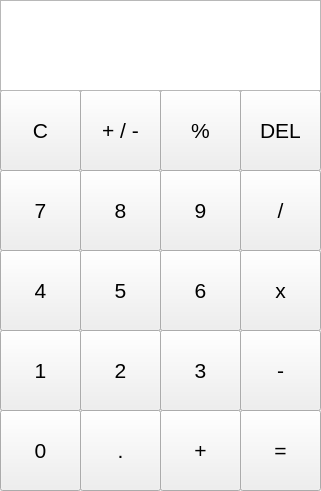
<?xml version="1.0" encoding="UTF-8"?>
<ui version="4.0">
 <class>Form</class>
 <widget class="QWidget" name="Form">
  <property name="geometry">
   <rect>
    <x>0</x>
    <y>0</y>
    <width>321</width>
    <height>491</height>
   </rect>
  </property>
  <property name="windowTitle">
   <string>Form</string>
  </property>
  <property name="autoFillBackground">
   <bool>false</bool>
  </property>
  <widget class="QPushButton" name="cancelclear">
   <property name="geometry">
    <rect>
     <x>0</x>
     <y>90</y>
     <width>81</width>
     <height>81</height>
    </rect>
   </property>
   <property name="font">
    <font>
     <pointsize>16</pointsize>
    </font>
   </property>
   <property name="focusPolicy">
    <enum>Qt::StrongFocus</enum>
   </property>
   <property name="text">
    <string>C</string>
   </property>
  </widget>
  <widget class="QPushButton" name="plusminus">
   <property name="geometry">
    <rect>
     <x>80</x>
     <y>90</y>
     <width>81</width>
     <height>81</height>
    </rect>
   </property>
   <property name="font">
    <font>
     <pointsize>16</pointsize>
    </font>
   </property>
   <property name="text">
    <string>+ / -</string>
   </property>
  </widget>
  <widget class="QPushButton" name="percent">
   <property name="geometry">
    <rect>
     <x>160</x>
     <y>90</y>
     <width>81</width>
     <height>81</height>
    </rect>
   </property>
   <property name="font">
    <font>
     <pointsize>16</pointsize>
    </font>
   </property>
   <property name="text">
    <string>%</string>
   </property>
  </widget>
  <widget class="QPushButton" name="seven">
   <property name="geometry">
    <rect>
     <x>0</x>
     <y>170</y>
     <width>81</width>
     <height>81</height>
    </rect>
   </property>
   <property name="font">
    <font>
     <pointsize>16</pointsize>
    </font>
   </property>
   <property name="focusPolicy">
    <enum>Qt::StrongFocus</enum>
   </property>
   <property name="text">
    <string>7</string>
   </property>
  </widget>
  <widget class="QPushButton" name="eight">
   <property name="geometry">
    <rect>
     <x>80</x>
     <y>170</y>
     <width>81</width>
     <height>81</height>
    </rect>
   </property>
   <property name="font">
    <font>
     <pointsize>16</pointsize>
    </font>
   </property>
   <property name="focusPolicy">
    <enum>Qt::StrongFocus</enum>
   </property>
   <property name="text">
    <string>8</string>
   </property>
  </widget>
  <widget class="QPushButton" name="nine">
   <property name="geometry">
    <rect>
     <x>160</x>
     <y>170</y>
     <width>81</width>
     <height>81</height>
    </rect>
   </property>
   <property name="font">
    <font>
     <pointsize>16</pointsize>
    </font>
   </property>
   <property name="focusPolicy">
    <enum>Qt::StrongFocus</enum>
   </property>
   <property name="text">
    <string>9</string>
   </property>
  </widget>
  <widget class="QPushButton" name="four">
   <property name="geometry">
    <rect>
     <x>0</x>
     <y>250</y>
     <width>81</width>
     <height>81</height>
    </rect>
   </property>
   <property name="font">
    <font>
     <pointsize>16</pointsize>
    </font>
   </property>
   <property name="focusPolicy">
    <enum>Qt::StrongFocus</enum>
   </property>
   <property name="text">
    <string>4</string>
   </property>
  </widget>
  <widget class="QPushButton" name="five">
   <property name="geometry">
    <rect>
     <x>80</x>
     <y>250</y>
     <width>81</width>
     <height>81</height>
    </rect>
   </property>
   <property name="font">
    <font>
     <pointsize>16</pointsize>
    </font>
   </property>
   <property name="focusPolicy">
    <enum>Qt::StrongFocus</enum>
   </property>
   <property name="text">
    <string>5</string>
   </property>
  </widget>
  <widget class="QPushButton" name="six">
   <property name="geometry">
    <rect>
     <x>160</x>
     <y>250</y>
     <width>81</width>
     <height>81</height>
    </rect>
   </property>
   <property name="font">
    <font>
     <pointsize>16</pointsize>
    </font>
   </property>
   <property name="focusPolicy">
    <enum>Qt::StrongFocus</enum>
   </property>
   <property name="text">
    <string>6</string>
   </property>
   <property name="flat">
    <bool>false</bool>
   </property>
  </widget>
  <widget class="QPushButton" name="one">
   <property name="geometry">
    <rect>
     <x>0</x>
     <y>330</y>
     <width>81</width>
     <height>81</height>
    </rect>
   </property>
   <property name="font">
    <font>
     <pointsize>16</pointsize>
    </font>
   </property>
   <property name="focusPolicy">
    <enum>Qt::StrongFocus</enum>
   </property>
   <property name="text">
    <string>1</string>
   </property>
  </widget>
  <widget class="QPushButton" name="two">
   <property name="geometry">
    <rect>
     <x>80</x>
     <y>330</y>
     <width>81</width>
     <height>81</height>
    </rect>
   </property>
   <property name="font">
    <font>
     <pointsize>16</pointsize>
    </font>
   </property>
   <property name="focusPolicy">
    <enum>Qt::StrongFocus</enum>
   </property>
   <property name="text">
    <string>2</string>
   </property>
   <property name="flat">
    <bool>false</bool>
   </property>
  </widget>
  <widget class="QPushButton" name="three">
   <property name="geometry">
    <rect>
     <x>160</x>
     <y>330</y>
     <width>81</width>
     <height>81</height>
    </rect>
   </property>
   <property name="font">
    <font>
     <pointsize>16</pointsize>
    </font>
   </property>
   <property name="focusPolicy">
    <enum>Qt::StrongFocus</enum>
   </property>
   <property name="text">
    <string>3</string>
   </property>
   <property name="flat">
    <bool>false</bool>
   </property>
  </widget>
  <widget class="QPushButton" name="minus">
   <property name="geometry">
    <rect>
     <x>240</x>
     <y>330</y>
     <width>81</width>
     <height>81</height>
    </rect>
   </property>
   <property name="font">
    <font>
     <pointsize>16</pointsize>
    </font>
   </property>
   <property name="text">
    <string>-</string>
   </property>
  </widget>
  <widget class="QPushButton" name="into">
   <property name="geometry">
    <rect>
     <x>240</x>
     <y>250</y>
     <width>81</width>
     <height>81</height>
    </rect>
   </property>
   <property name="font">
    <font>
     <pointsize>16</pointsize>
    </font>
   </property>
   <property name="text">
    <string>x</string>
   </property>
  </widget>
  <widget class="QPushButton" name="by">
   <property name="geometry">
    <rect>
     <x>240</x>
     <y>170</y>
     <width>81</width>
     <height>81</height>
    </rect>
   </property>
   <property name="font">
    <font>
     <pointsize>16</pointsize>
    </font>
   </property>
   <property name="text">
    <string>/</string>
   </property>
  </widget>
  <widget class="QPushButton" name="backspace">
   <property name="geometry">
    <rect>
     <x>240</x>
     <y>90</y>
     <width>81</width>
     <height>81</height>
    </rect>
   </property>
   <property name="font">
    <font>
     <pointsize>16</pointsize>
    </font>
   </property>
   <property name="text">
    <string>DEL</string>
   </property>
  </widget>
  <widget class="QPushButton" name="zero">
   <property name="geometry">
    <rect>
     <x>0</x>
     <y>410</y>
     <width>81</width>
     <height>81</height>
    </rect>
   </property>
   <property name="font">
    <font>
     <pointsize>16</pointsize>
    </font>
   </property>
   <property name="text">
    <string>0</string>
   </property>
  </widget>
  <widget class="QPushButton" name="dot">
   <property name="geometry">
    <rect>
     <x>80</x>
     <y>410</y>
     <width>81</width>
     <height>81</height>
    </rect>
   </property>
   <property name="font">
    <font>
     <pointsize>16</pointsize>
    </font>
   </property>
   <property name="text">
    <string>.</string>
   </property>
  </widget>
  <widget class="QPushButton" name="plus">
   <property name="geometry">
    <rect>
     <x>160</x>
     <y>410</y>
     <width>81</width>
     <height>81</height>
    </rect>
   </property>
   <property name="font">
    <font>
     <pointsize>16</pointsize>
    </font>
   </property>
   <property name="text">
    <string>+</string>
   </property>
  </widget>
  <widget class="QPushButton" name="equals">
   <property name="geometry">
    <rect>
     <x>240</x>
     <y>410</y>
     <width>81</width>
     <height>81</height>
    </rect>
   </property>
   <property name="font">
    <font>
     <pointsize>16</pointsize>
    </font>
   </property>
   <property name="text">
    <string>=</string>
   </property>
  </widget>
  <widget class="QTextEdit" name="textEdit">
   <property name="geometry">
    <rect>
     <x>0</x>
     <y>0</y>
     <width>321</width>
     <height>91</height>
    </rect>
   </property>
   <property name="font">
    <font>
     <pointsize>28</pointsize>
    </font>
   </property>
   <property name="layoutDirection">
    <enum>Qt::RightToLeft</enum>
   </property>
   <property name="verticalScrollBarPolicy">
    <enum>Qt::ScrollBarAlwaysOff</enum>
   </property>
   <property name="html">
    <string>&lt;!DOCTYPE HTML PUBLIC &quot;-//W3C//DTD HTML 4.0//EN&quot; &quot;http://www.w3.org/TR/REC-html40/strict.dtd&quot;&gt;
&lt;html&gt;&lt;head&gt;&lt;meta name=&quot;qrichtext&quot; content=&quot;1&quot; /&gt;&lt;style type=&quot;text/css&quot;&gt;
p, li { white-space: pre-wrap; }
&lt;/style&gt;&lt;/head&gt;&lt;body style=&quot; font-family:'MS Shell Dlg 2'; font-size:28pt; font-weight:400; font-style:normal;&quot;&gt;
&lt;p style=&quot;-qt-paragraph-type:empty; margin-top:0px; margin-bottom:0px; margin-left:0px; margin-right:0px; -qt-block-indent:0; text-indent:0px;&quot;&gt;&lt;br /&gt;&lt;/p&gt;&lt;/body&gt;&lt;/html&gt;</string>
   </property>
  </widget>
 </widget>
 <resources/>
 <connections>
  <connection>
   <sender>cancelclear</sender>
   <signal>clicked()</signal>
   <receiver>textEdit</receiver>
   <slot>clear()</slot>
   <hints>
    <hint type="sourcelabel">
     <x>37</x>
     <y>136</y>
    </hint>
    <hint type="destinationlabel">
     <x>132</x>
     <y>54</y>
    </hint>
   </hints>
  </connection>
 </connections>
</ui>
